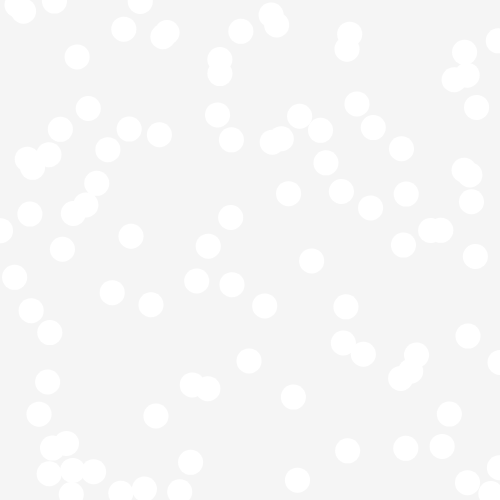
Frame 1 (no input)
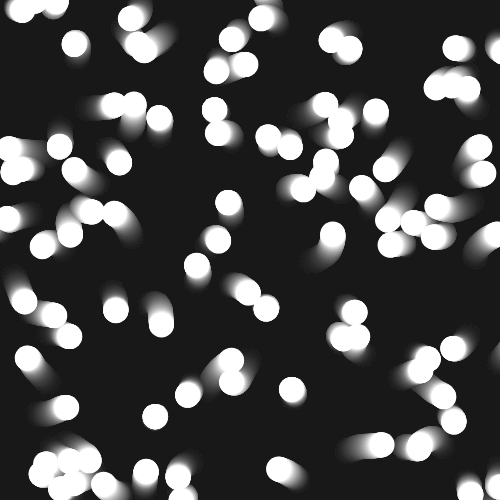
Frame 60 (no input)
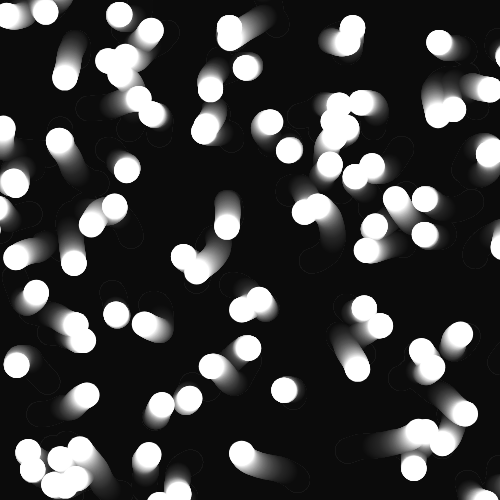
Frame 120 (the mouse pressed at the canvas centre since frame 60)

The p5.js sketch that drew these frames (run headless with seeded random() and noise() and a simulated clock; from frame 60 on, the mouse is pressed at the canvas centre):

// p5.js sketch
// ── sketch.js
// an array to hold our noise walkers
let walkerArray;

function setup() {
  createCanvas(500, 500);
  noStroke();

  // request a detailed noise landscape
  noiseDetail(24);

  // create our walker array
  walkerArray = [];

  // fill the walker array with 100 walkers!

  // loop 100 times
  for (let i = 0; i < 100; i++) {

    // create a NoiseWalker
    let tempWalker = new NoiseWalker( random(width), random(height) );

    // put the walker into the array
    walkerArray.push( tempWalker );
  }
}

function draw() {
  fill(0,10);
  rect(0,0,width,height);

  // visit each walker
  for (let i = 0; i < walkerArray.length; i++) {
    // ask the walker to move and display
    walkerArray[i].move();
    walkerArray[i].display();
  }
}



// our NoiseWalker class
class NoiseWalker {

  constructor(x, y) {
    // store our position
    this.x = x;
    this.y = y;

    // create a "noise offset" to keep track of our position in Perlin Noise space
    this.xNoiseOffset = random(0,1000);
    this.yNoiseOffset = random(1000,2000);
  }

  // display mechanics
  display() {
    fill(255);
    ellipse(this.x, this.y, 25, 25);
  }

  // movement mechanics
  move() {
    // compute how much we should move
    let xMovement = map( noise(this.xNoiseOffset), 0, 1, -1, 1 );
    let yMovement = map( noise(this.yNoiseOffset), 0, 1, -1, 1 );

    // update our position
    this.x += xMovement;
    this.y += yMovement;

    // update our noise offset values
    this.xNoiseOffset += 0.01;
    this.yNoiseOffset += 0.01;
  }
}
